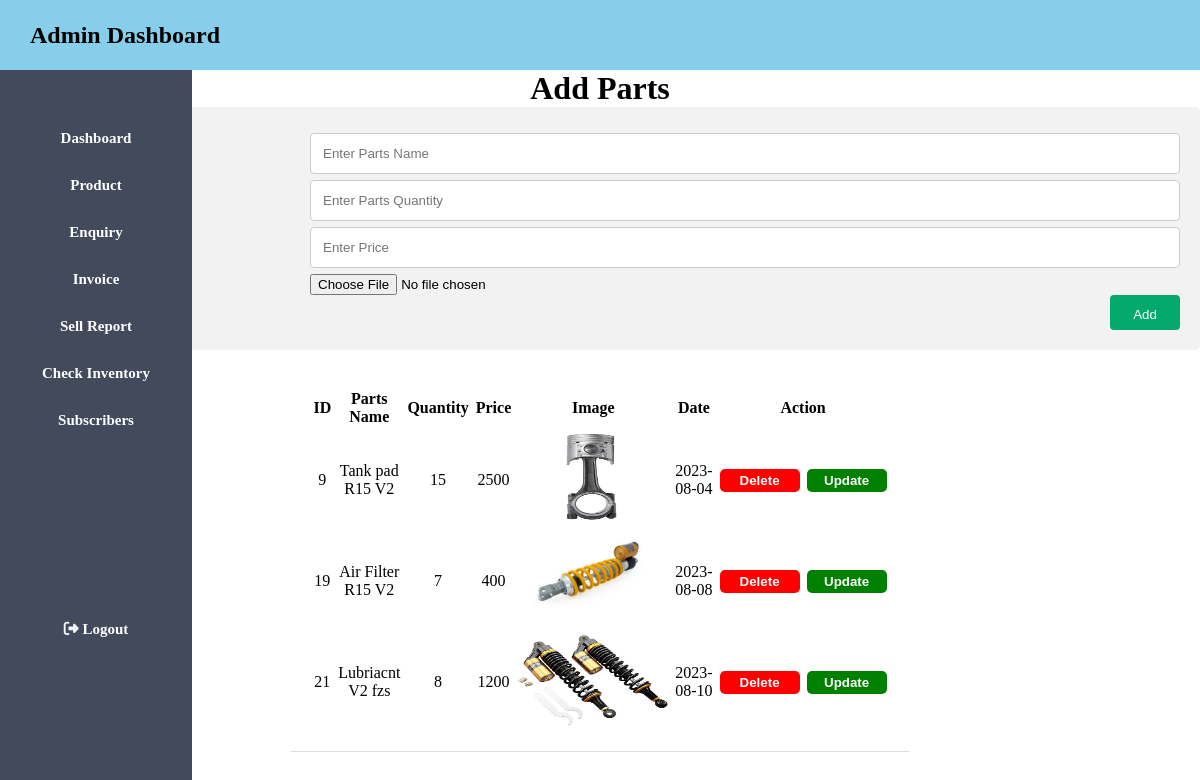
/admin/adminproduct.php (signed in), run on the app's committed database.
### tables this page shows
CREATE TABLE `parts` (
  `id` int(11) NOT NULL,
  `p_name` varchar(100) NOT NULL,
  `qty` int(100) NOT NULL,
  `product_price` int(11) NOT NULL,
  `Pimage` varchar(200) NOT NULL,
  `added_on` date NOT NULL
);

### admin/adminproduct.php (the view, shortened to what this page needs)
<?php
if(!empty($_SESSION['adminloginid'])){
?>
<!DOCTYPE html>
<html lang="en">
<head>
    <link rel="stylesheet" type="text/css" href="../admin/admin.css">
    <link rel="stylesheet" href="https://cdnjs.cloudflare.com/ajax/libs/font-awesome/6.4.0/css/all.min.css" />
</head>
<body>
    <header class="header">
    <h2> Admin Dashboard </h2>
    </header>
    <aside>
        <ul>
            <li>
                <a href="../admin/admindashboard.php">Dashboard</a>
            </li>
            <li>
                <a href="../admin/adminproduct.php">Product</a>
            </li>
            <li>
                <a href="../admin/adminenquiry.php">Enquiry</a>
            </li>
            <li>
                <a href="../admin/invoice.php">Invoice</a>
            </li>
            <li>
                <a href="../admin/adminreport.php">Sell Report</a>
            </li>
            <li>
                <a href="../admin/inventory.php">Check Inventory</a>
            </li>
            <li>
                <a href="../admin/subscriber.php">Subscribers</a>
            </li>
            <br/>
            <br/><br/><br/><br/><br/><br/><br/><br/>
            <li>
            <a href="../admin/adminlogin.php" class="btn btn-primary" onclick = 'return Logout()' >
            <i class="fa-solid fa-right-from-bracket" style="color: #f6f7f9;"></i>
             Logout</a>
            </li>
        </ul>
    </aside>
    <div class="content1">
    <h1> Add Parts </h1>
    </div>
    <div class="container">
  <form action="../auth/backendproduct.php" method="POST" enctype="multipart/form-data">
    <div class="row">
      <div class="col-75">
        <input type="text" id="p_name" name="p_name" placeholder="Enter Parts Name">
      </div>
    </div>
    <div class="row">
      <div class="col-75">
        <input type="text" id="qty" name="qty" placeholder="Enter Parts Quantity">
      </div>
    </div>
    <div class="row">
      <div class="col-75">
        <input type="text" id="product_price" name="product_price" placeholder="Enter Price">
      </div>
    </div>
    <div class="row">
      <div class="col-75">
        <input type="file" name="Pimage" class="form-control">
      </div>
    </div>
    <div class="row">
      <button type="submit" value="Add" name="add" id="add">Add</button>
    </div>
  </form>
</div>
<table class="center" width="50%" cellspacing="7">
  <tr>
    <br><th scope="col">ID</th>
    <th>Parts Name</th>
    <th>Quantity</th>
    <th>Price</th>
    <th>Image</th>
    <th>Date</th>
    <th colspan="2">Action</th>
  </tr>
  <?php
        require "../connection/connection.php";
        $query="SELECT * FROM parts";
        $result=mysqli_query($con,$query);
        while($row=mysqli_fetch_assoc($result)){
        echo"
        <tr>
        <td>$row[id]</td>
        <td>$row[p_name]</td>
        <td>$row[qty]</td>
        <td>$row[product_price]</td>
        <td><img src='$row[Pimage]' height= '90px' width= '150px'></td>
        <td>$row[added_on]</td>
        <td><a href='../auth/deleteproduct.php?id=$row[id]'><input type='submit' value='Delete' class='delete'></a></td>
        <td><a href='../auth/updateproduct.php?id=$row[id]'><input type='submit' value='Update' name='update' class='update'></a></td>
        </tr>
        ";
            }
        ?>
</table>
</body>
</html>
<?php
}
else{
    header("location:../admin/admindashboard.php");
}
?>

### admin/admin.css (style rules this page uses)
* { margin: 0px; padding: 0px; }
.header { background-color: skyblue; line-height: 70px; padding-left: 30px; }
a,a:hover { text-decoration: none; }
ul { background-color: #424a5b; width: 16%; height: 100%; position: fixed; padding-top: 5%; text-align: center; }
ul li { list-style: none; padding-bottom: 30px; font-size: 15px; }
ul li a { color: white; font-weight: bold; }
.content1 { text-align: center; }
.delete { background-color: red; color: white; border: 0px; outline: none; border-radius: 5px; height: 23px; width: 80px; font-weight: bold; cursor: pointer; }
.update { background-color: green; color: white; border: 0px; outline: none; border-radius: 5px; height: 23px; width: 80px; font-weight: bold; cursor: pointer; }
input[type=text], select, textarea { width: 100%; padding: 12px; border: 1px solid #ccc; border-radius: 4px; box-sizing: border-box; resize: vertical; }
button[type=submit] { background-color: #04AA6D; width: 70px; height: 35px; color: white; padding: 12px 20px; border: none; border-radius: 4px; cursor: pointer; float: right; }
.container { border-radius: 5px; background-color: #f2f2f2; padding: 20px; }
.col-75 { float: left; width: 75%; margin-top: 6px; }
.row:after { content: ""; display: table; clear: both; }
.center { margin-left: auto; margin-right: auto; margin-bottom: auto; border-bottom: 1px solid #ddd; padding: 15px; text-align: center; }

### data on the page
parts: id "9", p_name "Tank pad R15 V2", qty "15", product_price "2500", Pimage (picture), added_on "2023-08-04"
parts: id "19", p_name "Air Filter R15 V2", qty "7", product_price "400", Pimage (picture), added_on "2023-08-08"
parts: id "21", p_name "Lubriacnt V2 fzs", qty "8", product_price "1200", Pimage (picture), added_on "2023-08-10"
